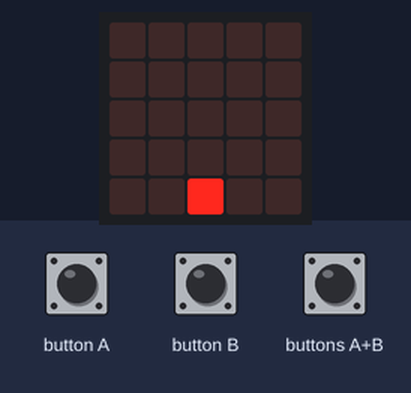
The program below on a simulated BBC micro:bit (MakeCode). Shown: the board's 5×5 LED display. The inputs (shaded band) are chosen by the test bench. Random numbers come from a fixed seed.

Above: at 1.2 s.
1.3 s: buttons A+B pressed for 0.15 s
At 1.8 s:
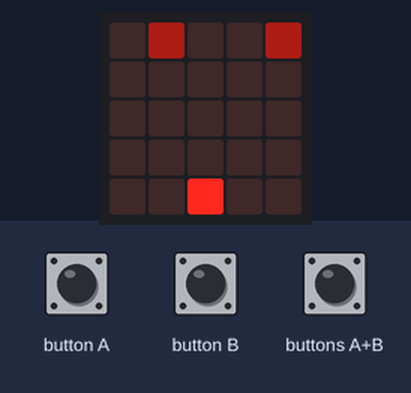
2.0 s: button A pressed for 0.15 s
At 2.66 s:
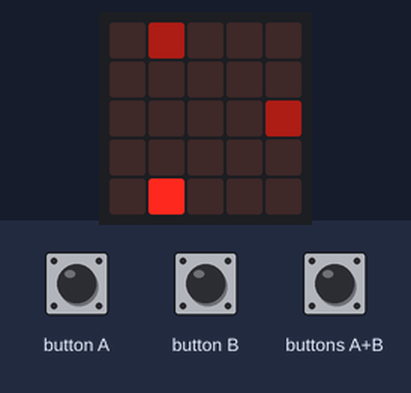
2.7 s: button B pressed for 0.15 s
At 3.3 s:
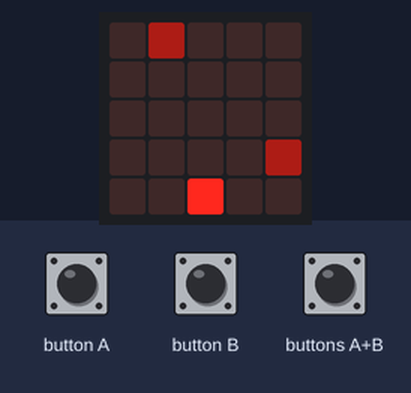
3.4 s: button A pressed for 0.15 s
At 3.75 s:
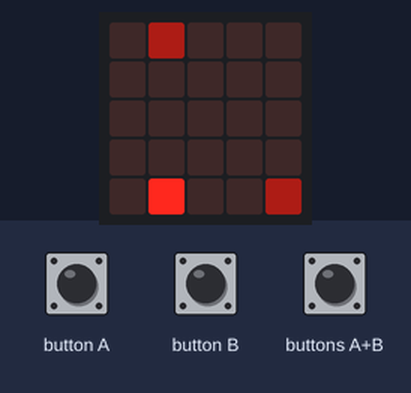
4.1 s: button B pressed for 0.15 s
At 4.67 s:
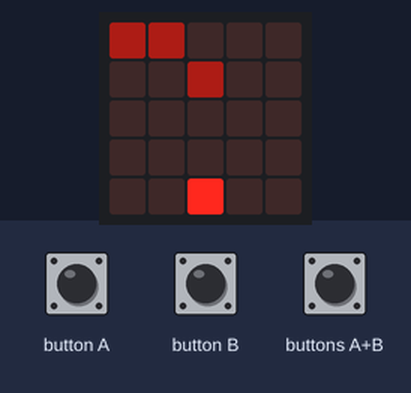
4.8 s: button A pressed for 0.15 s
At 5.59 s:
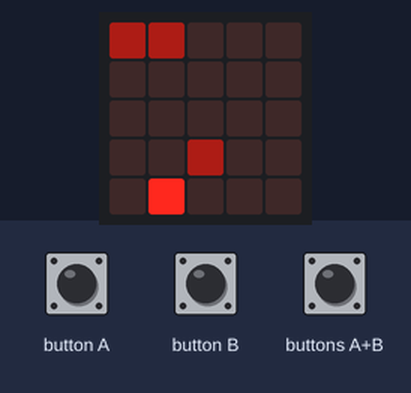
Timing chart, 0 to 7.8 s (numbered marks = the images above; inputs shaded):
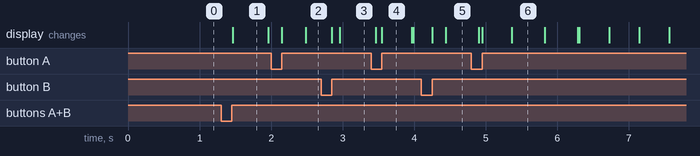

The program:

main.ts
```typescript
input.onButtonPressed(Button.A, function () {
    monkey.change(LedSpriteProperty.X, -1)
})
input.onGesture(Gesture.Shake, function () {
    music.playMelody("C5 B A G G A B C5 ", 180)
})
input.onButtonPressed(Button.AB, function () {
    game.setScore(0)
    run = 1
    time = 500
})
input.onButtonPressed(Button.B, function () {
    monkey.change(LedSpriteProperty.X, 1)
})
let banana: game.LedSprite = null
let time = 0
let run = 0
let monkey: game.LedSprite = null
monkey = game.createSprite(2, 4)
run = 0
basic.forever(function () {
    if (run == 1) {
        banana = game.createSprite(randint(0, 4), 0)
        banana.set(LedSpriteProperty.Brightness, 50)
        for (let index = 0; index <= 4; index++) {
            banana.set(LedSpriteProperty.Y, index)
            basic.pause(time)
        }
        banana.delete()
        time += -20
    }
})
basic.forever(function () {
    if (run == 1) {
        if (monkey.isTouching(banana)) {
            game.addScore(1)
            banana.delete()
        }
    }
})
basic.forever(function () {
    if (run == 1) {
        banana = game.createSprite(randint(0, 4), 0)
        banana.set(LedSpriteProperty.Brightness, 50)
        for (let index = 0; index <= 5; index++) {
            if (banana.isDeleted()) {
                break;
if (index == 5) {
                    banana.delete()
                    run = 0
                    game.pause()
                    basic.showNumber(game.score())
                }
                banana.set(LedSpriteProperty.Y, index)
            }
            basic.pause(time)
        }
        banana.delete()
        time += -20
    }
})
```

test.ts
```typescript
// 在這裡測試；當此封包作為擴充功能時，將不會編譯此內容。
```

Measured:
- after the input at 1.3 s, the display: first changes after 0.16 s (image 1 shows a later state)
- what the display in image 1 shows lasts 0.5 s, from 1.5 s to 2.0 s
- what the display in image 4 shows lasts 0.4 s, from 3.6 s to 4.0 s
